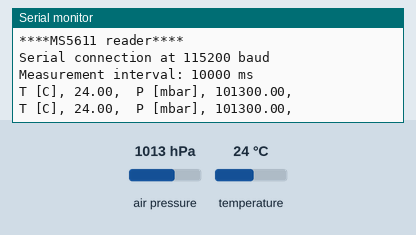
The sketch below on a simulated Arduino Uno, built with avr-gcc and run on an emulated ATmega328P. Parts: the last lines printed to the serial monitor. The inputs (shaded band) are chosen by the test bench; at power-on: air pressure 1013 hPa, temperature 24 °C.

Above: at 10.8 s.
10.9 s: air pressure set to 952 hPa
At 20.7 s:
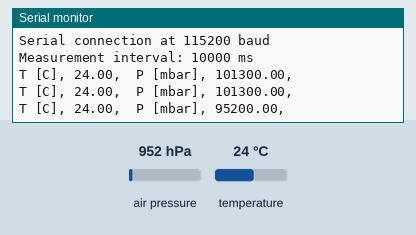
20.9 s: temperature set to 12 °C
At 30.7 s:
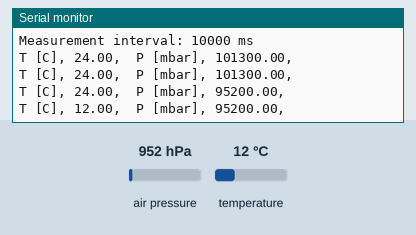
30.9 s: air pressure set to 975 hPa
At 41.2 s:
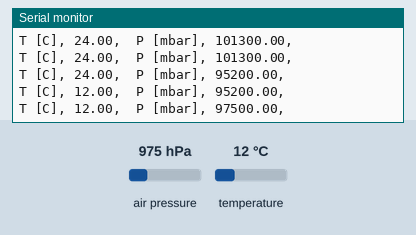
Timing chart, 0 to 42.7 s (numbered marks = the images above; inputs shaded):
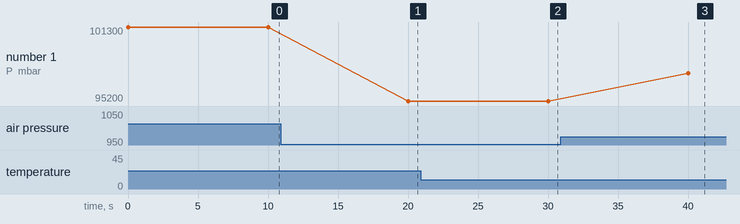

Measured:
- after the input at 10.9 s, the serial monitor: prints a new line after 9.1 s (image 1)
- after the input at 20.9 s, the serial monitor: prints a new line after 9.1 s (image 2)
- after the input at 30.9 s, the serial monitor: prints a new line after 9.1 s (image 3)
- plotted number 1: 101300 → 95200 after the input at 10.9 s, 95200 → 97500 after the input at 30.9 s

The sketch:

ms5611_reader.ino
```cpp
#include<Wire.h>
#include <MS5611.h>

MS5611 MS5611(0x77);
int interval  = 10000;
long baud_rate = 115200;

void setup() {
  Serial.begin(baud_rate);
  Serial.println("****MS5611 reader****");
  Serial.println("\nSerial connection at " + String(baud_rate) + " baud");
  while(!Serial);
  Serial.println("Measurement interval: " +  String(interval) + " ms\n");
  if (!MS5611.begin()) {
    Serial.println("MS5611 not found, check wiring!");
    while (1);
  }
  //Serial.println("setup() done");
}

void loop() {
  MS5611.read();
  Serial.print("T [C], ");
  Serial.print(MS5611.getTemperature(), 2);
  Serial.print(",\tP [mbar], ");
  Serial.print(MS5611.getPressure(), 2);
  Serial.println(",");
  delay(interval);
}
```
